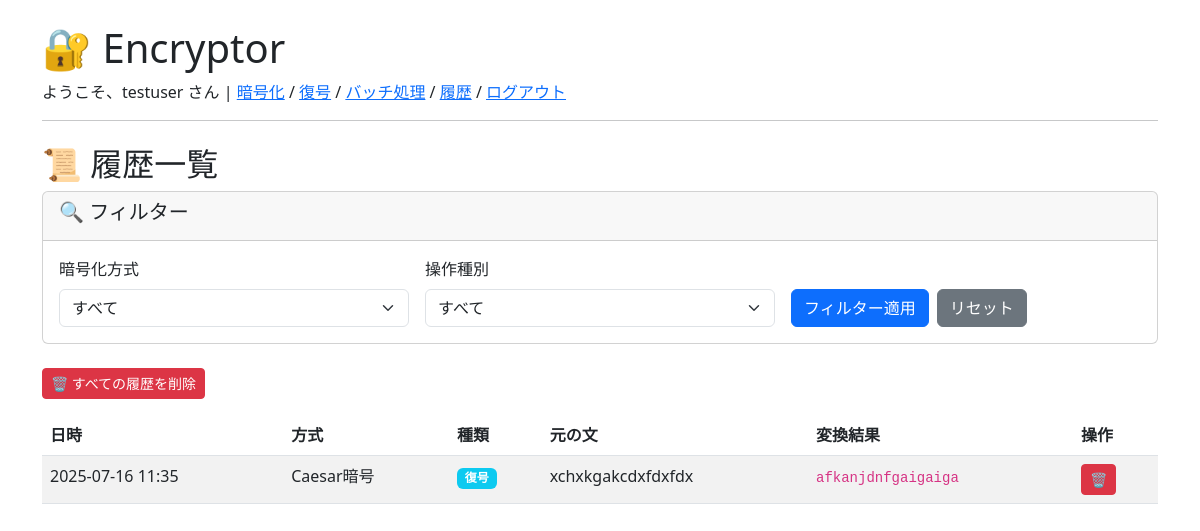
The page /history/ (signed in) on the database as committed earlier.
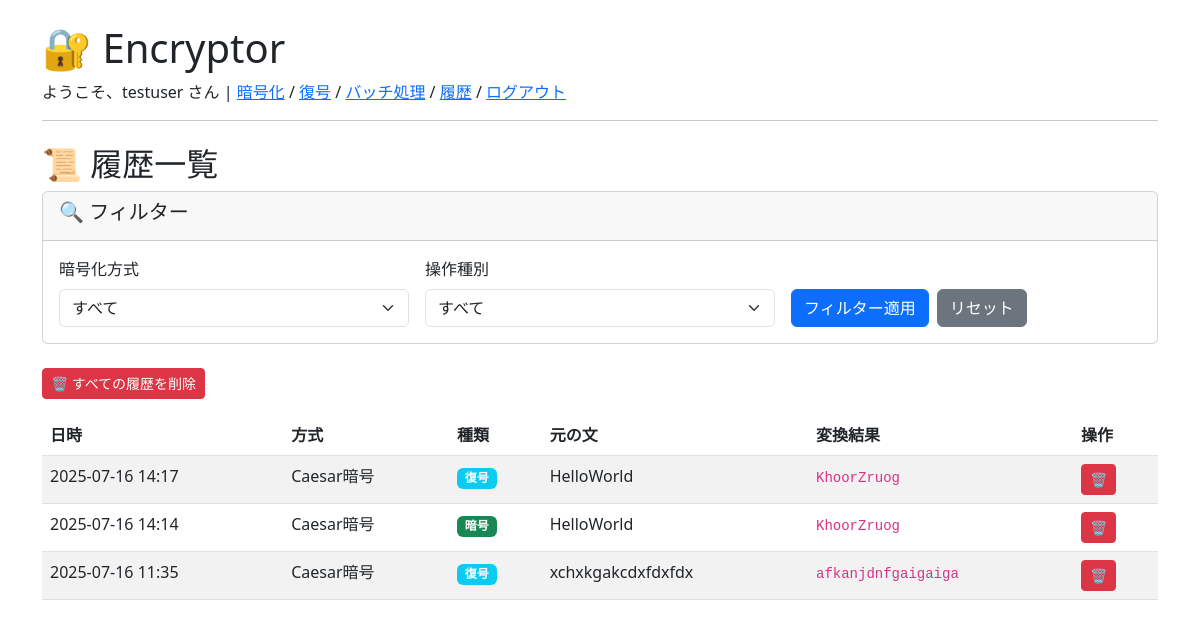
The same page on the database as committed later.
### crypto/models.py (models this page shows, shortened)
class CryptoLog(models.Model):
    ENCRYPTION_METHODS = [
        ('caesar', 'Caesar暗号'),           # シーザー暗号（文字をずらす）
        ('base64', 'Base64'),              # Base64エンコード
        ('random_substitution', 'ランダム置換暗号'),  # ランダムな文字置換
        ('morse', 'モールス信号風'),         # モールス信号形式
        ('rot13', 'ROT13暗号'),            # ROT13エンコード
        ('atbash', 'Atbash暗号'),          # Atbash暗号（アルファベット逆順）
        ('vigenere', 'Vigenère暗号'),      # ヴィジュネル暗号（鍵付き）
        ('number', '数字置換暗号'),         # 数字による文字置換
        ('binary', 'Binary暗号'),          # 二進数表現
    ]
    user = models.ForeignKey(User, on_delete=models.CASCADE)
    original_text = models.TextField()
    encrypted_text = models.TextField()
    method = models.CharField(max_length=20, choices=ENCRYPTION_METHODS)
    is_decryption = models.BooleanField(default=False)
    created_at = models.DateTimeField(auto_now_add=True)

### crypto/views.py (the view)
# urls.py: path('history/', views.history_view, name='history'),
@login_required
def history_view(request):
    logs = CryptoLog.objects.filter(user=request.user)
    method_filter = request.GET.get('method', '')
    operation_filter = request.GET.get('operation', '')
    if method_filter:
        logs = logs.filter(method=method_filter)
    if operation_filter:
        if operation_filter == 'encrypt':
            logs = logs.filter(is_decryption=False)
        elif operation_filter == 'decrypt':
            logs = logs.filter(is_decryption=True)
    logs = logs.order_by('-created_at')
    method_choices = CryptoLog.ENCRYPTION_METHODS
    return render(request, 'crypto/history.html', {
        'logs': logs,
        'method_choices': method_choices,
        'current_method': method_filter,
        'current_operation': operation_filter,
    })

### crypto/templates/crypto/history.html (shortened to what this page needs)
{% extends 'base.html' %}
{% block content %}
<h2>📜 履歴一覧</h2>
<div class="card mb-4">
    <div class="card-header">
        <h5>🔍 フィルター</h5>
    </div>
    <div class="card-body">
        <form method="get" class="row g-3">
            <div class="col-md-4">
                <label for="method" class="form-label">暗号化方式</label>
                <select name="method" id="method" class="form-select">
                    <option value="">すべて</option>
                </select>
            </div>
            <div class="col-md-4">
                <label for="operation" class="form-label">操作種別</label>
                <select name="operation" id="operation" class="form-select">
                    <option value="">すべて</option>
                </select>
            </div>
            <div class="col-md-4 d-flex align-items-end">
                <button type="submit" class="btn btn-primary me-2">フィルター適用</button>
                <a href="{% url 'history' %}" class="btn btn-secondary">リセット</a>
            </div>
        </form>
    </div>
</div>
{% if logs %}
    <div class="mb-3">
        <button type="button" class="btn btn-danger btn-sm" data-bs-toggle="modal" data-bs-target="#clearAllModal">
            🗑️ すべての履歴を削除
        </button>
    </div>
{% endif %}
{% if logs %}
    <div class="table-responsive">
        <table class="table table-striped">
            <thead>
                <tr>
                    <th>日時</th>
                    <th>方式</th>
                    <th>種類</th>
                    <th>元の文</th>
                    <th>変換結果</th>
                    <th>操作</th>
                </tr>
            </thead>
            <tbody>
                {% for log in logs %}
                    <tr>
                        <td>{{ log.created_at|date:"Y-m-d H:i" }}</td>
                        <td>{{ log.get_method_display }}</td>
                        <td>
                            {% if log.is_decryption %}
                                <span class="badge bg-info">復号</span>
                            {% else %}
                                <span class="badge bg-success">暗号</span>
                            {% endif %}
                        </td>
                        <td>
                            <div style="max-width: 200px; overflow: hidden; text-overflow: ellipsis; white-space: nowrap;">
                                {{ log.original_text }}
                            </div>
                        </td>
                        <td>
                            <div style="max-width: 200px; overflow: hidden; text-overflow: ellipsis; white-space: nowrap;">
                                <code>{{ log.encrypted_text }}</code>
                            </div>
                        </td>
                        <td>
                            <button type="button" class="btn btn-danger btn-sm"
                                    onclick="confirmDelete({{ log.id }}, '{{ log.get_method_display|escapejs }}')">
                                🗑️
                            </button>
                        </td>
                    </tr>
                {% endfor %}
            </tbody>
        </table>
    </div>
{% endif %}
{% endblock %}

Rows that differ between the two databases and show on the page:
added CryptoLog: created_at "2025-07-16 14:17", method "Caesar暗号", is_decryption "復号", original_text "HelloWorld", encrypted_text "KhoorZruog"
added CryptoLog: created_at "2025-07-16 14:14", method "Caesar暗号", is_decryption "暗号", original_text "HelloWorld", encrypted_text "KhoorZruog"
